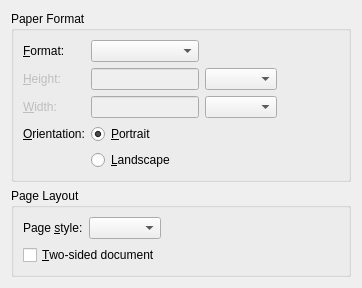
<?xml version="1.0" encoding="UTF-8"?>
<ui version="4.0">
 <class>PageLayoutUi</class>
 <widget class="QWidget" name="PageLayoutUi">
  <property name="geometry">
   <rect>
    <x>0</x>
    <y>0</y>
    <width>362</width>
    <height>287</height>
   </rect>
  </property>
  <property name="windowTitle">
   <string/>
  </property>
  <layout class="QGridLayout" name="gridLayout_3">
   <item row="0" column="0">
    <widget class="QGroupBox" name="paperFormatGB">
     <property name="title">
      <string>Paper Format</string>
     </property>
     <property name="flat">
      <bool>true</bool>
     </property>
     <layout class="QGridLayout" name="gridLayout">
      <item row="0" column="0">
       <widget class="QLabel" name="papersizeL">
        <property name="text">
         <string>&amp;Format:</string>
        </property>
        <property name="buddy">
         <cstring>papersizeCO</cstring>
        </property>
       </widget>
      </item>
      <item row="0" column="1">
       <widget class="QComboBox" name="papersizeCO">
        <property name="sizePolicy">
         <sizepolicy hsizetype="Expanding" vsizetype="Fixed">
          <horstretch>0</horstretch>
          <verstretch>0</verstretch>
         </sizepolicy>
        </property>
        <property name="toolTip">
         <string>Choose a particular paper size, or set your own with &quot;Custom&quot;</string>
        </property>
        <property name="maxVisibleItems">
         <number>20</number>
        </property>
       </widget>
      </item>
      <item row="0" column="3">
       <spacer>
        <property name="orientation">
         <enum>Qt::Horizontal</enum>
        </property>
        <property name="sizeHint" stdset="0">
         <size>
          <width>43</width>
          <height>20</height>
         </size>
        </property>
       </spacer>
      </item>
      <item row="1" column="0">
       <widget class="QLabel" name="paperheightL">
        <property name="enabled">
         <bool>false</bool>
        </property>
        <property name="text">
         <string>&amp;Height:</string>
        </property>
        <property name="buddy">
         <cstring>paperheightLE</cstring>
        </property>
       </widget>
      </item>
      <item row="1" column="1">
       <widget class="QLineEdit" name="paperheightLE">
        <property name="enabled">
         <bool>false</bool>
        </property>
        <property name="sizePolicy">
         <sizepolicy hsizetype="Preferred" vsizetype="Fixed">
          <horstretch>0</horstretch>
          <verstretch>0</verstretch>
         </sizepolicy>
        </property>
       </widget>
      </item>
      <item row="1" column="2">
       <widget class="lyx::frontend::LengthCombo" name="paperheightUnitCO"/>
      </item>
      <item row="2" column="0">
       <widget class="QLabel" name="paperwidthL">
        <property name="enabled">
         <bool>false</bool>
        </property>
        <property name="text">
         <string>&amp;Width:</string>
        </property>
        <property name="buddy">
         <cstring>paperwidthLE</cstring>
        </property>
       </widget>
      </item>
      <item row="2" column="1">
       <widget class="QLineEdit" name="paperwidthLE">
        <property name="enabled">
         <bool>false</bool>
        </property>
        <property name="sizePolicy">
         <sizepolicy hsizetype="Preferred" vsizetype="Fixed">
          <horstretch>0</horstretch>
          <verstretch>0</verstretch>
         </sizepolicy>
        </property>
       </widget>
      </item>
      <item row="2" column="2">
       <widget class="lyx::frontend::LengthCombo" name="paperwidthUnitCO"/>
      </item>
      <item row="3" column="0">
       <widget class="QLabel" name="label_3">
        <property name="text">
         <string>&amp;Orientation:</string>
        </property>
        <property name="buddy">
         <cstring>portraitRB</cstring>
        </property>
       </widget>
      </item>
      <item row="3" column="1">
       <widget class="QRadioButton" name="portraitRB">
        <property name="text">
         <string>&amp;Portrait</string>
        </property>
        <property name="checked">
         <bool>true</bool>
        </property>
       </widget>
      </item>
      <item row="4" column="1">
       <widget class="QRadioButton" name="landscapeRB">
        <property name="text">
         <string>&amp;Landscape</string>
        </property>
       </widget>
      </item>
     </layout>
    </widget>
   </item>
   <item row="1" column="0">
    <widget class="QGroupBox" name="pageLayoutGB">
     <property name="sizePolicy">
      <sizepolicy hsizetype="Expanding" vsizetype="Expanding">
       <horstretch>0</horstretch>
       <verstretch>0</verstretch>
      </sizepolicy>
     </property>
     <property name="title">
      <string>Page Layout</string>
     </property>
     <property name="flat">
      <bool>true</bool>
     </property>
     <layout class="QGridLayout" name="gridLayout_2">
      <item row="0" column="0">
       <widget class="QLabel" name="pagestyleL">
        <property name="text">
         <string>Page &amp;style:</string>
        </property>
        <property name="buddy">
         <cstring>pagestyleCO</cstring>
        </property>
       </widget>
      </item>
      <item row="0" column="1" colspan="2">
       <widget class="QComboBox" name="pagestyleCO">
        <property name="sizePolicy">
         <sizepolicy hsizetype="Expanding" vsizetype="Fixed">
          <horstretch>0</horstretch>
          <verstretch>0</verstretch>
         </sizepolicy>
        </property>
        <property name="toolTip">
         <string>Style used for the page header and footer</string>
        </property>
       </widget>
      </item>
      <item row="0" column="3">
       <spacer>
        <property name="orientation">
         <enum>Qt::Horizontal</enum>
        </property>
        <property name="sizeHint" stdset="0">
         <size>
          <width>168</width>
          <height>20</height>
         </size>
        </property>
       </spacer>
      </item>
      <item row="1" column="0" colspan="3">
       <widget class="QCheckBox" name="facingPagesCB">
        <property name="toolTip">
         <string>Lay out the page for double-sided printing</string>
        </property>
        <property name="text">
         <string>&amp;Two-sided document</string>
        </property>
       </widget>
      </item>
     </layout>
    </widget>
   </item>
   <item row="2" column="0">
    <spacer>
     <property name="orientation">
      <enum>Qt::Vertical</enum>
     </property>
     <property name="sizeType">
      <enum>QSizePolicy::Expanding</enum>
     </property>
     <property name="sizeHint" stdset="0">
      <size>
       <width>51</width>
       <height>131</height>
      </size>
     </property>
    </spacer>
   </item>
  </layout>
 </widget>
 <customwidgets>
  <customwidget>
   <class>lyx::frontend::LengthCombo</class>
   <extends>QComboBox</extends>
   <header>LengthCombo.h</header>
  </customwidget>
 </customwidgets>
 <tabstops>
  <tabstop>papersizeCO</tabstop>
  <tabstop>paperheightLE</tabstop>
  <tabstop>paperheightUnitCO</tabstop>
  <tabstop>paperwidthLE</tabstop>
  <tabstop>paperwidthUnitCO</tabstop>
  <tabstop>portraitRB</tabstop>
  <tabstop>landscapeRB</tabstop>
  <tabstop>pagestyleCO</tabstop>
  <tabstop>facingPagesCB</tabstop>
 </tabstops>
 <includes>
  <include location="local">qt_i18n.h</include>
 </includes>
 <resources/>
 <connections/>
</ui>
